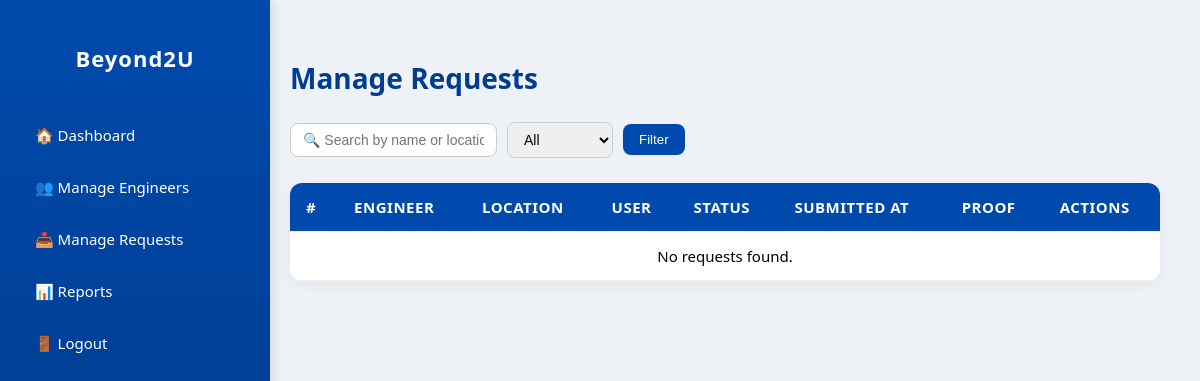
/beyond2u/manage_requests/ (signed in), run on an earlier commit of the app's database.
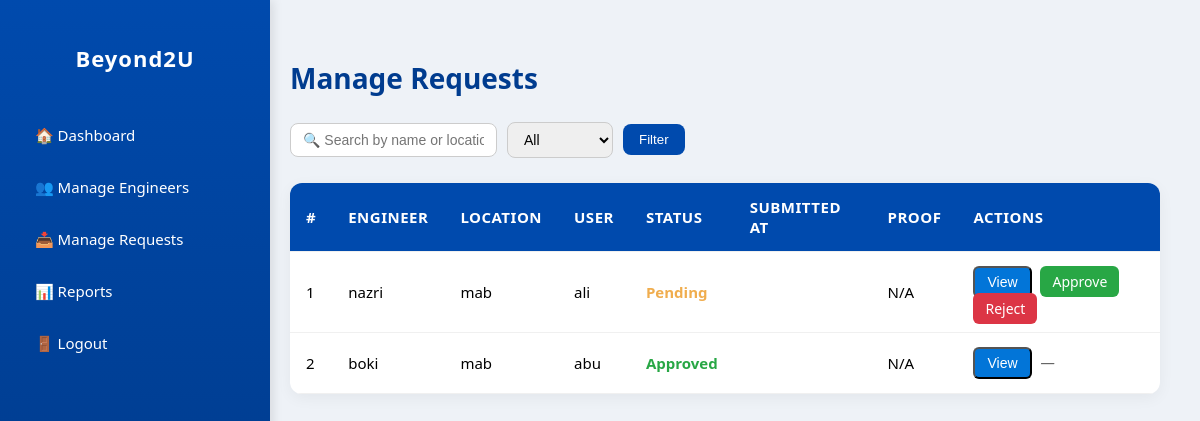
And on a later commit of the database.
### inventorySystem/models.py (models this page shows, shortened)
class Request(models.Model):
    TYPE_CHOICES = [
        ('Tag Refresh', 'Tag Refresh'),
        ('Asset Refresh', 'Asset Refresh'),
        ('Tech Refresh', 'Tech Refresh'),
    ]
    STATUS_CHOICES = [
        ('Pending', 'Pending'),
        ('Approved', 'Approved'),
        ('Rejected', 'Rejected'),
    ]
    engineer = models.ForeignKey(settings.AUTH_USER_MODEL, on_delete=models.CASCADE)
    type = models.CharField(max_length=50, choices=TYPE_CHOICES)
    location = models.CharField(max_length=100)
    user = models.CharField(max_length=100)
    old_barcode = models.CharField(max_length=100, blank=True, null=True)
    new_barcode = models.CharField(max_length=100, blank=True, null=True)
    old_serial = models.CharField(max_length=100, blank=True, null=True)
    new_serial = models.CharField(max_length=100, blank=True, null=True)
    old_ip = models.CharField(max_length=50, blank=True, null=True)
    new_ip = models.CharField(max_length=50, blank=True, null=True)
    new_mac = models.CharField(max_length=50, blank=True, null=True)
    start_time = models.DateTimeField(blank=True, null=True)
    end_time = models.DateTimeField(blank=True, null=True)
    status = models.CharField(max_length=20, choices=STATUS_CHOICES, default='Pending')
    remarks = models.TextField(blank=True, null=True)
    proof = models.FileField(upload_to='proofs/', blank=True, null=True)
    assigned_approver = models.ForeignKey(
        settings.AUTH_USER_MODEL, related_name='approver', on_delete=models.SET_NULL, null=True, blank=True
    )
    created_at = models.DateTimeField(auto_now_add=True)
    old_hostname = models.CharField(max_length=100, blank=True, null=True)
    new_hostname = models.CharField(max_length=100, blank=True, null=True)
    rescheduled_date = models.DateField(blank=True, null=True)
    FORMAT_STATUS_CHOICES = [
        ('Formatted', 'Formatted'),
        ('Not Formatted', 'Not Formatted'),
    ]
    format_status = models.CharField(max_length=20, choices=FORMAT_STATUS_CHOICES, blank=True, null=True)
    reason_not_formatted = models.TextField(blank=True, null=True)
    UPLOAD_STATUS_CHOICES = [
        ('Uploaded', 'Uploaded'),
        ('Not Yet', 'Not Yet'),
    ]
    upload_status = models.CharField(max_length=20, choices=UPLOAD_STATUS_CHOICES, default='Not Yet')
    reason_not_uploaded = models.TextField(blank=True, null=True)

class User(AbstractUser):
    ROLE_CHOICES = [
        ('TeamLead', 'Team Lead'),
        ('SystemEngineer', 'System Engineer'),
    ]
    role = models.CharField(max_length=20, choices=ROLE_CHOICES, default='SystemEngineer')

### inventorySystem/views.py (the view, shortened to what this page needs)
# urls.py: path('manage_requests/', views.manage_requests, name='manage_requests'),
@login_required(login_url='login')
def manage_requests(request):
    search_query = request.GET.get('search', '')
    status_filter = request.GET.get('status', 'all')
    requests_qs = Request.objects.all()
    tech_requests_qs = TechRefreshRequest.objects.all()
    if status_filter and status_filter != 'all':
        requests_qs = requests_qs.filter(status=status_filter)
        tech_requests_qs = tech_requests_qs.filter(status=status_filter)
    requests_list = list(requests_qs) + list(tech_requests_qs)
    requests_list.sort(key=lambda x: getattr(x, 'created_at', getattr(x, 'submitted_at', None)), reverse=True)
    context = {
        'requests': requests_list,
        'search_query': search_query,
        'status_filter': status_filter,
    }
    return render(request, 'manage_requests.html', context)

### inventorySystem/templates/manage_requests.html (shortened to what this page needs)
<!DOCTYPE html>
<html lang="en">
<head>
</head>
<body>
<div class="sidebar">
  <h2>Beyond2U</h2>
  <a href="{% url 'teamlead_dashboard' %}">🏠 Dashboard</a>
  <a href="{% url 'manage_engineers' %}">👥 Manage Engineers</a>
  <a href="{% url 'manage_requests' %}">📥 Manage Requests</a>
  <a href="{% url 'reports' %}">📊 Reports</a>
  <a href="{% url 'logout' %}">🚪 Logout</a>
</div>
<div class="content">
  <h1>Manage Requests</h1>
  <form method="GET">
    <input type="text" name="search" placeholder="🔍 Search by name or location" value="{{ search_query }}">
    <select name="status">
      <option value="all" {% if status_filter == 'all' or not status_filter %}selected{% endif %}>All</option>
    </select>
    <button type="submit" class="btn-primary">Filter</button>
  </form>
  <table>
    <thead>
      <tr>
        <th>#</th><th>Engineer</th><th>Location</th><th>User</th>
        <th>Status</th><th>Submitted At</th><th>Proof</th><th>Actions</th>
      </tr>
    </thead>
    <tbody>
      {% for req in requests %}
      <tr>
        <td>{{ forloop.counter }}</td>
        <td>{{ req.engineer.username|default:"-" }}</td>
        <td>{{ req.location|default:"-" }}</td>
        <td>{{ req.user|default:"-" }}</td>
        <td class="status-{{ req.status|lower }}">{{ req.status|default:"-" }}</td>
        <td>{{ req.submitted_at|default:"-"|date:"Y-m-d H:i" }}</td>
        <td>{% if req.proof %}<a href="{{ req.proof.url }}" target="_blank">View</a>{% else %}N/A{% endif %}</td>
        <td>
          <button class="btn view-btn" onclick="openPopup('req-{{ req.id }}')">View</button>
          {% if req.status == "Pending" %}
            <a href="{% url 'approve_request' req.id %}" class="btn approve-btn">Approve</a>
            <a href="{% url 'reject_request' req.id %}" class="btn reject-btn">Reject</a>
          {% else %}
            <span>—</span>
          {% endif %}
        </td>
      </tr>
      {% empty %}
      <tr>
        <td colspan="8" style="text-align:center;">No requests found.</td>
      </tr>
      {% endfor %}
    </tbody>
  </table>
</div>
</body>
</html>

### inventorySystem/templates/manage_requests.html (style rules this page uses)
body { margin:0; font-family:'Segoe UI', sans-serif; background-color:#eef2f7; display:flex; }
.sidebar { position:fixed; left:0; top:0; width:230px; height:100vh; background:linear-gradient(180deg,#004aad,#00337a); color:white; display:flex; flex-direction:column; padding:25px 20px; box-shadow:3px 0 10px rgba(0,0,0,0.1); }
.sidebar h2 { font-size:22px; text-align:center; margin-bottom:40px; letter-spacing:1px; }
.sidebar a { color:white; text-decoration:none; padding:12px 15px; border-radius:10px; margin-bottom:8px; transition: background 0.3s, transform 0.2s; font-size:15px; }
.content { margin-left:250px; padding:40px; flex:1; }
h1 { color:#003c8f; font-size:28px; margin-bottom:25px; font-weight:600; }
form { display:flex; align-items:center; gap:10px; margin-bottom:25px; }
input[type="text"], select { padding:8px 12px; border:1px solid #ccc; border-radius:8px; font-size:14px; outline:none; transition:border-color 0.3s; }
.btn-primary { background-color:#004aad; color:white; border:none; padding:8px 16px; border-radius:8px; cursor:pointer; font-weight:500; transition: background 0.3s; }
table { width:100%; border-collapse:collapse; background-color:white; border-radius:12px; overflow:hidden; box-shadow:0 4px 15px rgba(0,0,0,0.05); }
th, td { padding:14px 16px; text-align:left; border-bottom:1px solid #f0f0f0; font-size:15px; }
th { background-color:#004aad; color:white; text-transform:uppercase; font-weight:600; letter-spacing:0.5px; }
.status-pending { color:#f0ad4e; font-weight:bold; }
.status-approved { color:#28a745; font-weight:bold; }
.btn { padding:6px 12px; border-radius:6px; text-decoration:none; color:white; font-size:14px; margin-right:5px; transition: background 0.3s; cursor:pointer; }
.approve-btn { background-color:#28a745; }
.reject-btn { background-color:#dc3545; }
.view-btn { background-color:#0275d8; }
td a { font-weight:500; }
td span { color:#666; font-style:italic; }

What changed in the data, as far as the page shows it:
added Request: engineer.username "nazri", location "mab", user "ali", status "Pending", proof "N/A", shows "Approve"
added Request: engineer.username "boki", location "mab", user "abu", status "Approved", proof "N/A"
Also different on the page:
text no longer shown: "No requests found."
